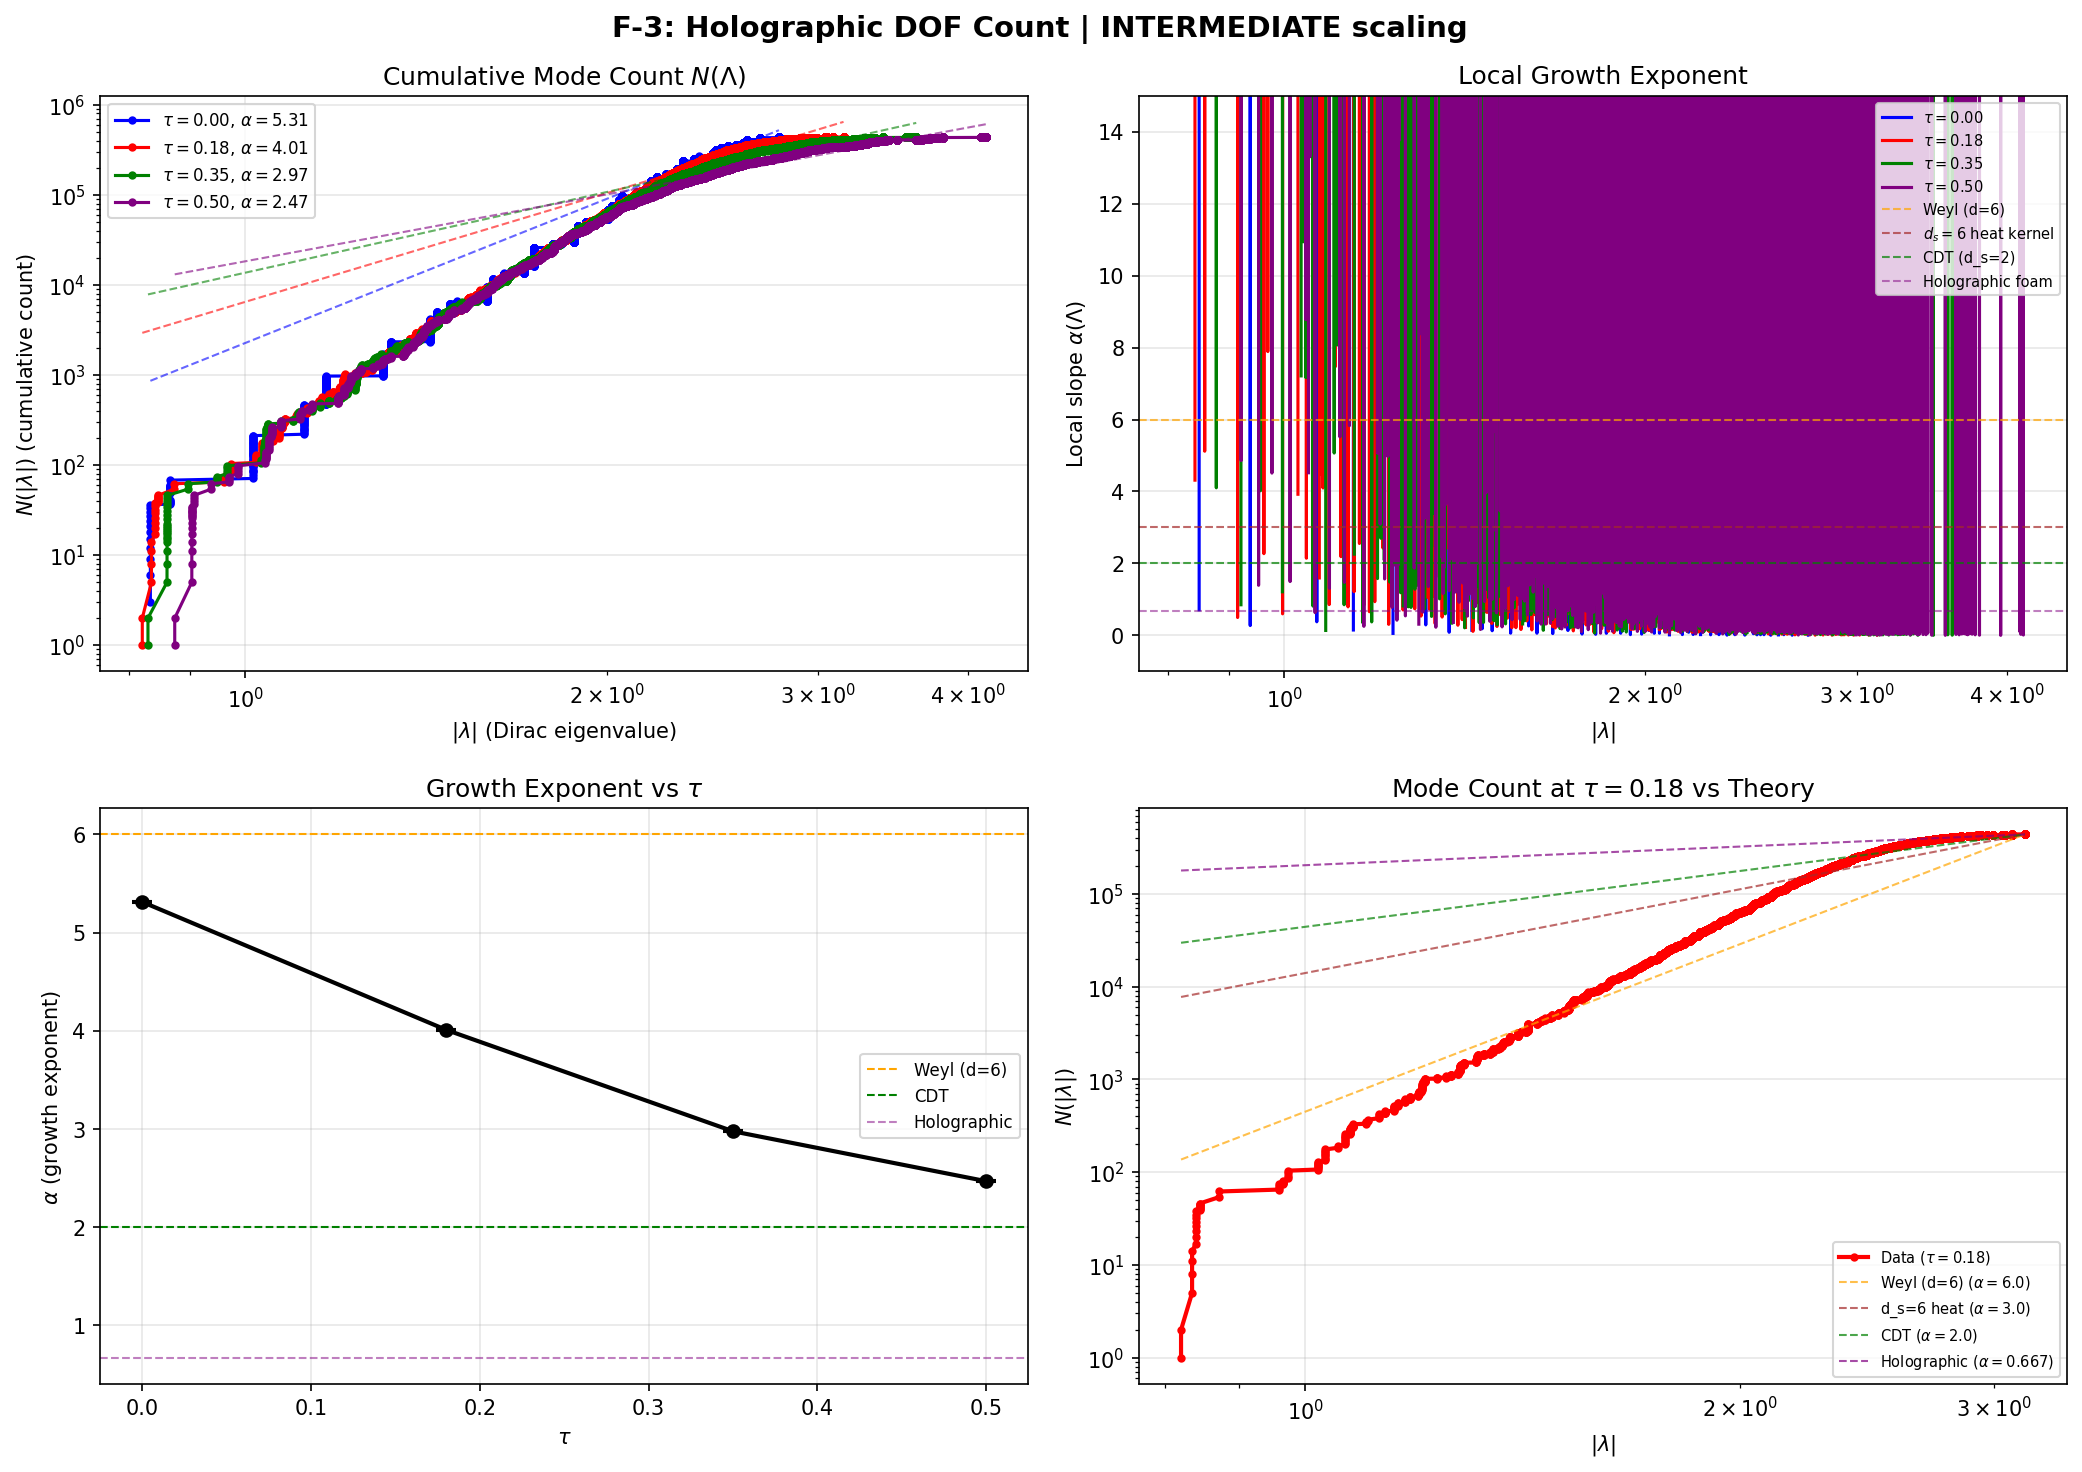

This chart was generated by the following Python code:
"""
F-3: Holographic DOF count on Jensen-deformed SU(3).

Sort eigenvalues |lambda_k| of D_K, compute cumulative mode count N(Lambda)
(number of eigenvalues with |lambda| <= Lambda), and fit N = A * Lambda^alpha.

Compare alpha to:
  - Volume law: alpha = d/2 = 3 (for d=6, Weyl's law on Riemannian manifold)
  - Area law: alpha = (d-1)/2 = 5/2 (if holographic)
  - Holographic foam: alpha = 2/3 (Ng's holographic foam DOF scaling)
  - CDT: alpha = 1 (d_s=2 spectral dimension)

Cross-reference with F-1 spectral dimension: if d_s is the UV spectral
dimension, the eigenvalue counting should scale as N ~ Lambda^{d_s/2}.

Mathematical background:
  Weyl's law on a d-dimensional compact Riemannian manifold (M, g):
    N(Lambda) ~ Vol(M) * omega_d / (2*pi)^d * Lambda^d
  where omega_d is the volume of the unit d-ball and Lambda is the
  eigenvalue cutoff of the Laplacian Delta = D^2.

  For the Dirac operator, eigenvalues come in +/- pairs, and the Weyl
  asymptotic formula gives:
    N_Dirac(Lambda) ~ 2^{[d/2]} * Vol(M) * omega_d / (2*pi)^d * Lambda^d
  where d is the manifold dimension and [d/2] counts the spinor rank.

  On SU(3) (d=6), with spinor dimension 2^3 = 8 (from Cliff(6)) but
  using Cliff(8) (KO-dim 8 spinors, dim=16), the expected scaling is:
    N(Lambda) ~ C * Lambda^6  (for the Laplacian: Weyl)
  or equivalently
    N(|lambda_D|) ~ C * |lambda_D|^6  (for the Dirac eigenvalues)

  But the SPECTRAL dimension d_s is defined from the heat kernel, and
  the relationship is N ~ Lambda^{d_s} for the Dirac eigenvalue |lambda|.

  Wait -- careful. The heat kernel K(t) = sum exp(-t*lambda^2). For large
  Lambda cutoff, K(t) ~ integral_0^Lambda dN(lambda') * exp(-t*lambda'^2).
  If N ~ Lambda^alpha, then K(t) ~ t^{-alpha/2} for small t, giving
  d_s = alpha. So the spectral dimension EQUALS the growth exponent
  of the cumulative mode count.

Gate F-3-G: INFORMATIVE (characterizes the DOF scaling, no pass/fail threshold).

Input: tier0-computation/tier1_dirac_spectrum.py (spectrum computation)
Output: s31Ca_foam_holo_dof.{npz,png}

Session 31Ca -- Quantum Foam Diagnostics
"""

import sys
import os
import numpy as np
import matplotlib
matplotlib.use('Agg')
import matplotlib.pyplot as plt
from scipy.optimize import curve_fit

sys.path.insert(0, os.path.join(os.path.dirname(__file__)))
from tier1_dirac_spectrum import (
    su3_generators, compute_structure_constants, compute_killing_form,
    build_cliff8, collect_spectrum
)


def power_law(x, A, alpha):
    """N = A * Lambda^alpha"""
    return A * x**alpha


def get_spectrum_with_mults(tau, gens, f_abc, gammas, max_pq_sum=6):
    """
    Get sorted |eigenvalues| with Peter-Weyl multiplicities.

    Returns:
        abs_evals: sorted array of |eigenvalue| (distinct)
        mults: corresponding Peter-Weyl multiplicities
    """
    all_evals, eval_data = collect_spectrum(tau, gens, f_abc, gammas,
                                            max_pq_sum=max_pq_sum,
                                            verbose=False)
    abs_evals = []
    mults = []
    for (ev, mult) in all_evals:
        abs_evals.append(np.abs(ev))
        mults.append(mult)

    abs_evals = np.array(abs_evals)
    mults = np.array(mults, dtype=float)
    order = np.argsort(abs_evals)
    return abs_evals[order], mults[order]


def compute_cumulative_N(abs_evals, mults):
    """
    Compute cumulative mode count N(Lambda) = number of |eigenvalues| <= Lambda,
    including Peter-Weyl multiplicities.

    Returns:
        Lambda_vals: the sorted |eigenvalue| thresholds
        N_vals: cumulative count at each threshold
    """
    cum_mults = np.cumsum(mults)
    return abs_evals, cum_mults


def main():
    print("=" * 70)
    print("F-3: Holographic DOF Count on Jensen-Deformed SU(3)")
    print("=" * 70)

    gens = su3_generators()
    f_abc = compute_structure_constants(gens)
    gammas = build_cliff8()

    # Test at multiple tau values
    tau_test = [0.0, 0.18, 0.35, 0.50]
    max_pq = 6

    results = {}

    for tau in tau_test:
        print(f"\n--- tau = {tau:.2f} ---")
        abs_evals, mults = get_spectrum_with_mults(tau, gens, f_abc, gammas, max_pq)

        # Remove zero eigenvalues for fitting (log-log fails at zero)
        nonzero = abs_evals > 1e-10
        evals_nz = abs_evals[nonzero]
        mults_nz = mults[nonzero]

        Lambda_vals, N_vals = compute_cumulative_N(evals_nz, mults_nz)

        n_distinct = len(evals_nz)
        n_total = int(np.sum(mults_nz))
        lambda_max = evals_nz[-1] if len(evals_nz) > 0 else 0
        lambda_min = evals_nz[0] if len(evals_nz) > 0 else 0

        print(f"  {n_distinct} distinct nonzero eigenvalues, {n_total} total modes")
        print(f"  |lambda| range: [{lambda_min:.4f}, {lambda_max:.4f}]")

        # Fit power law N = A * Lambda^alpha
        # Use the upper 80% of the eigenvalue range for Weyl-regime fit
        fit_mask = Lambda_vals > 0.2 * lambda_max  # upper regime
        if np.sum(fit_mask) > 5:
            try:
                popt, pcov = curve_fit(power_law, Lambda_vals[fit_mask],
                                        N_vals[fit_mask],
                                        p0=[1.0, 6.0], maxfev=10000)
                A_fit, alpha_fit = popt
                alpha_err = np.sqrt(pcov[1, 1]) if pcov[1, 1] > 0 else 0
            except RuntimeError:
                alpha_fit = np.nan
                A_fit = np.nan
                alpha_err = np.nan
        else:
            alpha_fit = np.nan
            A_fit = np.nan
            alpha_err = np.nan

        # Also fit on full range
        if len(Lambda_vals) > 5:
            try:
                popt_full, pcov_full = curve_fit(power_law, Lambda_vals,
                                                  N_vals,
                                                  p0=[1.0, 6.0], maxfev=10000)
                A_full, alpha_full = popt_full
                alpha_full_err = np.sqrt(pcov_full[1, 1]) if pcov_full[1, 1] > 0 else 0
            except RuntimeError:
                alpha_full = np.nan
                A_full = np.nan
                alpha_full_err = np.nan
        else:
            alpha_full = np.nan
            A_full = np.nan
            alpha_full_err = np.nan

        # Log-log slope (local) via finite differences
        if len(Lambda_vals) > 2:
            log_L = np.log(Lambda_vals)
            log_N = np.log(N_vals)
            local_alpha = np.diff(log_N) / np.diff(log_L)
            L_mid = np.exp(0.5 * (log_L[:-1] + log_L[1:]))
        else:
            local_alpha = np.array([])
            L_mid = np.array([])

        print(f"  Power-law fit (upper 80%): N = {A_fit:.2f} * Lambda^{alpha_fit:.3f} +/- {alpha_err:.3f}")
        print(f"  Power-law fit (full range): N = {A_full:.2f} * Lambda^{alpha_full:.3f} +/- {alpha_full_err:.3f}")

        # Comparison to theoretical predictions
        print(f"  Weyl (d=6):     alpha = 6.0")
        print(f"  d_s Weyl (d=6): alpha = 3.0 (for heat kernel d_s = 2*alpha)")
        print(f"  Area law (d=5): alpha = 5.0")
        print(f"  Holo foam:      alpha = 2/3 = 0.667")
        print(f"  CDT (d_s=2):    alpha = 2.0")

        # The spectral dimension relation: d_s = 2 * (effective alpha in N ~ Lambda^alpha for Dirac)
        # Wait -- N ~ Lambda^alpha for Dirac eigenvalues means
        # K(t) ~ integral Lambda^{alpha-1} exp(-t*Lambda^2) dLambda ~ t^{-alpha/2}
        # so d_s = alpha.
        # For Weyl's law on 6D: N_Dirac ~ Lambda^6, so d_s -> 6 at UV.
        # The d_s(t) from F-1 should approach alpha from this fit.
        d_s_from_alpha = alpha_fit
        print(f"  Implied d_s from alpha: {d_s_from_alpha:.3f}")

        results[tau] = {
            'Lambda_vals': Lambda_vals,
            'N_vals': N_vals,
            'alpha_fit': alpha_fit,
            'alpha_err': alpha_err,
            'A_fit': A_fit,
            'alpha_full': alpha_full,
            'alpha_full_err': alpha_full_err,
            'A_full': A_full,
            'local_alpha': local_alpha,
            'L_mid': L_mid,
            'n_distinct': n_distinct,
            'n_total': n_total,
            'lambda_min': lambda_min,
            'lambda_max': lambda_max,
        }

    # =====================================================================
    # Gate F-3-G Assessment
    # =====================================================================
    print("\n" + "=" * 70)
    print("GATE F-3-G ASSESSMENT (INFORMATIVE)")
    print("=" * 70)

    alpha_0_18 = results[0.18]['alpha_fit']
    alpha_0_00 = results[0.0]['alpha_fit']
    alpha_0_50 = results[0.50]['alpha_fit']

    print(f"\n  Growth exponent alpha at key tau values:")
    for tau in tau_test:
        r = results[tau]
        print(f"    tau={tau:.2f}: alpha = {r['alpha_fit']:.3f} +/- {r['alpha_err']:.3f} "
              f"(full-range: {r['alpha_full']:.3f} +/- {r['alpha_full_err']:.3f})")

    print(f"\n  Interpretation:")
    if alpha_0_18 > 5.0:
        print(f"    alpha ~ {alpha_0_18:.1f} >> 2: VOLUME LAW scaling (Weyl). "
              f"No holographic reduction.")
        print(f"    DOF counting is standard Riemannian, not holographic.")
        scaling_type = "VOLUME"
    elif alpha_0_18 > 2.5:
        print(f"    alpha ~ {alpha_0_18:.1f}: between area and volume law. "
              f"Intermediate scaling.")
        scaling_type = "INTERMEDIATE"
    elif alpha_0_18 > 1.5:
        print(f"    alpha ~ {alpha_0_18:.1f}: CDT-like scaling. "
              f"Possible holographic reduction.")
        scaling_type = "CDT-LIKE"
    else:
        print(f"    alpha ~ {alpha_0_18:.1f}: sub-CDT scaling. "
              f"Anomalous spectral behavior.")
        scaling_type = "ANOMALOUS"

    verdict = "INFORMATIVE"
    verdict_detail = (f"N(Lambda) ~ Lambda^{alpha_0_18:.2f} at tau=0.18. "
                       f"Scaling type: {scaling_type}. "
                       f"Cross-ref F-1: d_s(UV) should equal alpha.")

    print(f"\n  Gate F-3-G verdict: {verdict}")
    print(f"  Detail: {verdict_detail}")

    # =====================================================================
    # Save
    # =====================================================================
    outfile = os.path.join(os.path.dirname(__file__), "s31Ca_foam_holo_dof.npz")
    save_dict = {
        'tau_test': np.array(tau_test),
        'verdict': np.array(verdict),
        'scaling_type': np.array(scaling_type),
    }
    for tau in tau_test:
        r = results[tau]
        prefix = f"tau{tau:.2f}_"
        save_dict[prefix + "Lambda_vals"] = r['Lambda_vals']
        save_dict[prefix + "N_vals"] = r['N_vals']
        save_dict[prefix + "alpha_fit"] = np.array(r['alpha_fit'])
        save_dict[prefix + "alpha_err"] = np.array(r['alpha_err'])
        save_dict[prefix + "A_fit"] = np.array(r['A_fit'])
        save_dict[prefix + "alpha_full"] = np.array(r['alpha_full'])
        save_dict[prefix + "n_total"] = np.array(r['n_total'])
        if len(r['local_alpha']) > 0:
            save_dict[prefix + "local_alpha"] = r['local_alpha']
            save_dict[prefix + "L_mid"] = r['L_mid']

    np.savez_compressed(outfile, **save_dict)
    print(f"\n  Saved: {outfile}")

    # =====================================================================
    # Plot
    # =====================================================================
    fig, axes = plt.subplots(2, 2, figsize=(14, 10))

    colors = {'0.00': 'blue', '0.18': 'red', '0.35': 'green', '0.50': 'purple'}

    # Panel 1: N(Lambda) vs Lambda (log-log) with fits
    ax = axes[0, 0]
    for tau in tau_test:
        r = results[tau]
        c = colors[f'{tau:.2f}']
        ax.loglog(r['Lambda_vals'], r['N_vals'], 'o-', color=c, ms=3, lw=1.5,
                   label=f'$\\tau={tau:.2f}$, $\\alpha={r["alpha_fit"]:.2f}$')
        if not np.isnan(r['alpha_fit']):
            L_fit = np.linspace(r['Lambda_vals'].min(), r['Lambda_vals'].max(), 100)
            ax.loglog(L_fit, power_law(L_fit, r['A_fit'], r['alpha_fit']),
                       '--', color=c, lw=1, alpha=0.6)
    ax.set_xlabel(r'$|\lambda|$ (Dirac eigenvalue)')
    ax.set_ylabel(r'$N(|\lambda|)$ (cumulative count)')
    ax.set_title(r'Cumulative Mode Count $N(\Lambda)$')
    ax.legend(fontsize=8)
    ax.grid(True, alpha=0.3)

    # Panel 2: Local slope alpha(Lambda)
    ax = axes[0, 1]
    for tau in tau_test:
        r = results[tau]
        if len(r['local_alpha']) > 0:
            c = colors[f'{tau:.2f}']
            ax.semilogx(r['L_mid'], r['local_alpha'], '-', color=c, lw=1.5,
                         label=f'$\\tau={tau:.2f}$')
    ax.axhline(6.0, color='orange', ls='--', lw=1, alpha=0.7, label='Weyl (d=6)')
    ax.axhline(3.0, color='brown', ls='--', lw=1, alpha=0.7, label=r'$d_s=6$ heat kernel')
    ax.axhline(2.0, color='green', ls='--', lw=1, alpha=0.7, label='CDT (d_s=2)')
    ax.axhline(0.667, color='purple', ls='--', lw=1, alpha=0.5, label='Holographic foam')
    ax.set_xlabel(r'$|\lambda|$')
    ax.set_ylabel(r'Local slope $\alpha(\Lambda)$')
    ax.set_title('Local Growth Exponent')
    ax.legend(fontsize=7, loc='upper right')
    ax.grid(True, alpha=0.3)
    ax.set_ylim(-1, 15)

    # Panel 3: alpha_fit vs tau
    ax = axes[1, 0]
    alphas = [results[tau]['alpha_fit'] for tau in tau_test]
    alpha_errs = [results[tau]['alpha_err'] for tau in tau_test]
    ax.errorbar(tau_test, alphas, yerr=alpha_errs, fmt='ko-', lw=2, capsize=5)
    ax.axhline(6.0, color='orange', ls='--', lw=1, label='Weyl (d=6)')
    ax.axhline(2.0, color='green', ls='--', lw=1, label='CDT')
    ax.axhline(0.667, color='purple', ls='--', lw=1, alpha=0.5, label='Holographic')
    ax.set_xlabel(r'$\tau$')
    ax.set_ylabel(r'$\alpha$ (growth exponent)')
    ax.set_title(r'Growth Exponent vs $\tau$')
    ax.legend(fontsize=8)
    ax.grid(True, alpha=0.3)

    # Panel 4: N(Lambda) at tau=0.18 with reference scalings
    ax = axes[1, 1]
    r18 = results[0.18]
    L = r18['Lambda_vals']
    ax.loglog(L, r18['N_vals'], 'ro-', ms=3, lw=2, label=f'Data ($\\tau=0.18$)')
    # Reference lines
    L_ref = np.linspace(L.min(), L.max(), 100)
    N_max = r18['N_vals'][-1]
    L_max = L[-1]
    for alpha_ref, name, color in [(6.0, 'Weyl (d=6)', 'orange'),
                                    (3.0, 'd_s=6 heat', 'brown'),
                                    (2.0, 'CDT', 'green'),
                                    (0.667, 'Holographic', 'purple')]:
        # Normalize to match at L_max
        A_ref = N_max / L_max**alpha_ref
        ax.loglog(L_ref, A_ref * L_ref**alpha_ref, '--', color=color, lw=1,
                   alpha=0.7, label=f'{name} ($\\alpha={alpha_ref}$)')
    ax.set_xlabel(r'$|\lambda|$')
    ax.set_ylabel(r'$N(|\lambda|)$')
    ax.set_title(r'Mode Count at $\tau=0.18$ vs Theory')
    ax.legend(fontsize=7)
    ax.grid(True, alpha=0.3)

    plt.suptitle(f'F-3: Holographic DOF Count | {scaling_type} scaling', fontsize=14, fontweight='bold')
    plt.tight_layout()

    plotfile = os.path.join(os.path.dirname(__file__), "s31Ca_foam_holo_dof.png")
    plt.savefig(plotfile, dpi=150, bbox_inches='tight')
    plt.close()
    print(f"  Saved: {plotfile}")

    print("\n" + "=" * 70)
    print(f"F-3 COMPLETE. Gate F-3-G: {verdict}")
    print(f"  {verdict_detail}")
    print("=" * 70)


if __name__ == "__main__":
    main()
